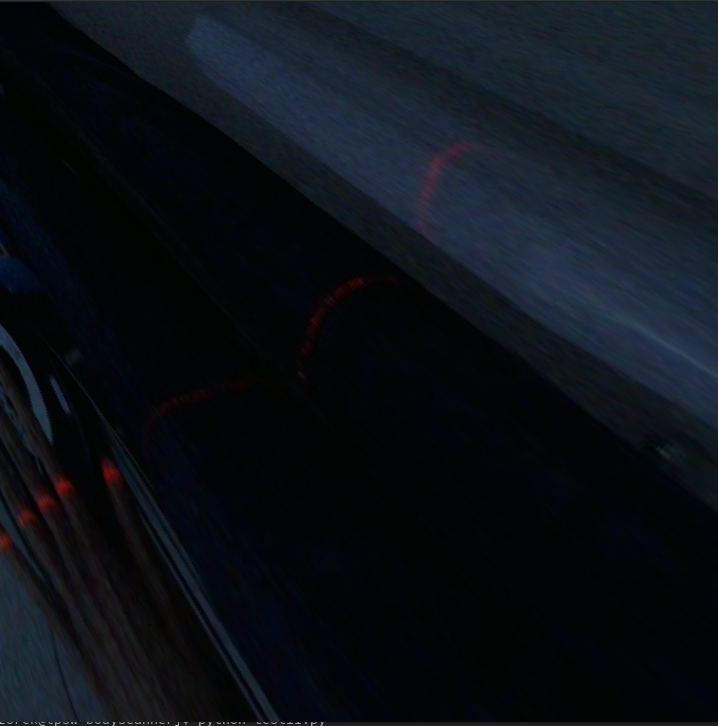
#> input picture dustbin/testlaser10.png, 718 x 726 px
$ python test12.py
#> lines starting #> are read from the running program, lines starting #| are printed output that depends on the picture
from __future__ import print_function

import time, numpy, sys
from Camera import Camera
import cv2
import cv2.cv as cv
import serial

img = cv2.imread("testlaser10.png", 1)
#> img is the input picture: shape (726, 718, 3); mean B, G, R 23.1, 16.6, 12.4

B, G, R = cv2.split(img)
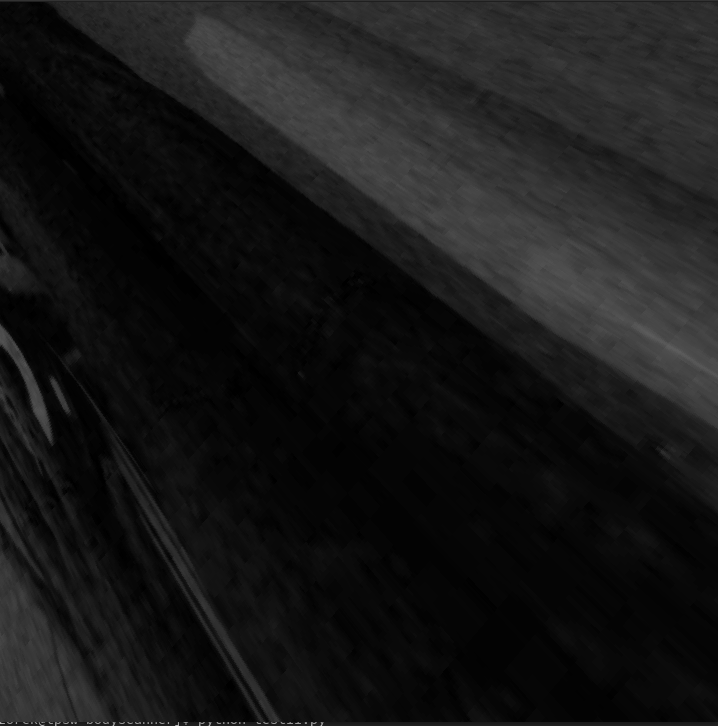
#> B: shape (726, 718); min 0, max 184, mean 23.1
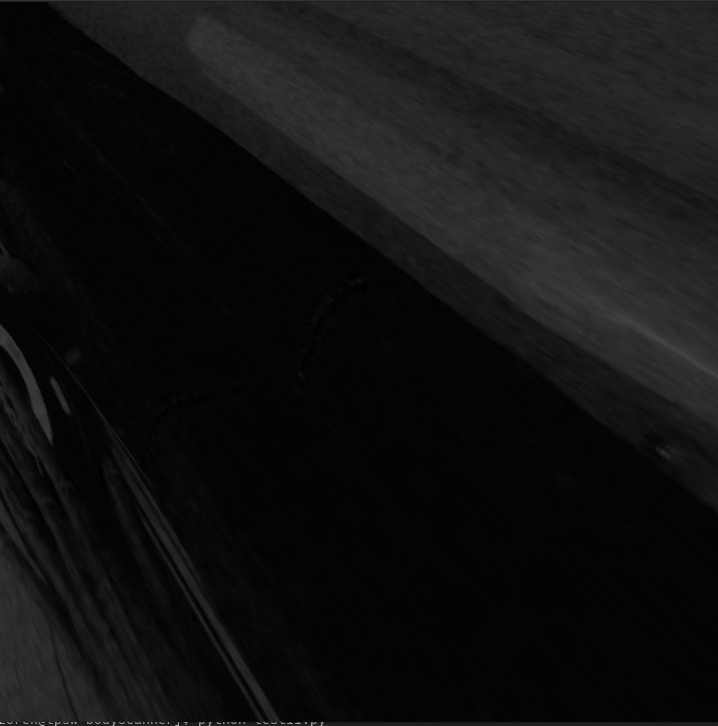
#> G: shape (726, 718); min 0, max 185, mean 16.6

cv2.imshow("Mask", R-B)
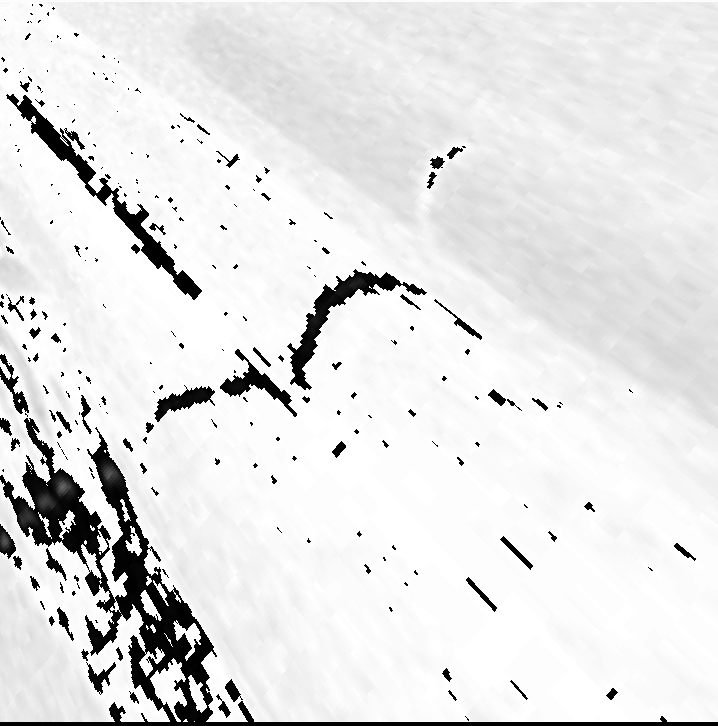
#> window 'Mask': shape (726, 718); min 0, max 255, mean 227.9
cv2.waitKey(0)

$ run again, with dustbin/testlaser11.png copied over dustbin/testlaser10.png
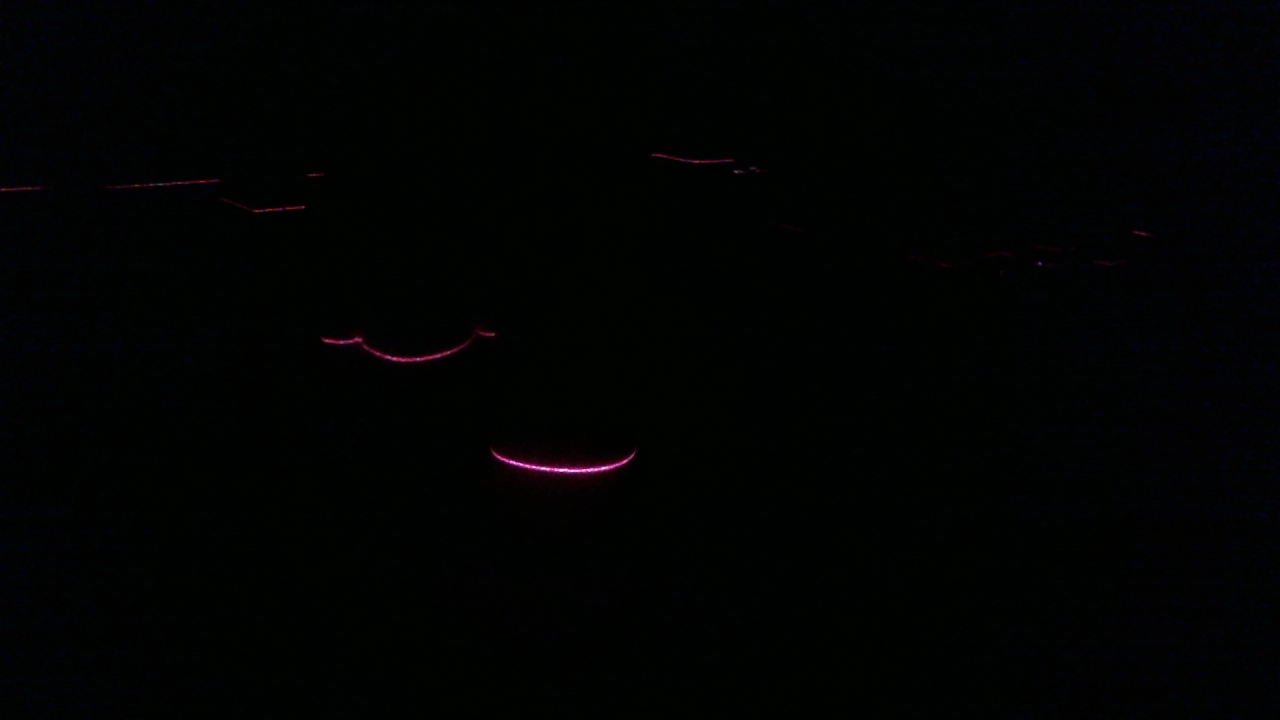
#> input picture dustbin/testlaser11.png, 1280 x 720 px
#> img is the input picture: shape (720, 1280, 3); mean B, G, R 1.7, 2.4, 1
#> `cv2.imshow("Mask", R-B)`:
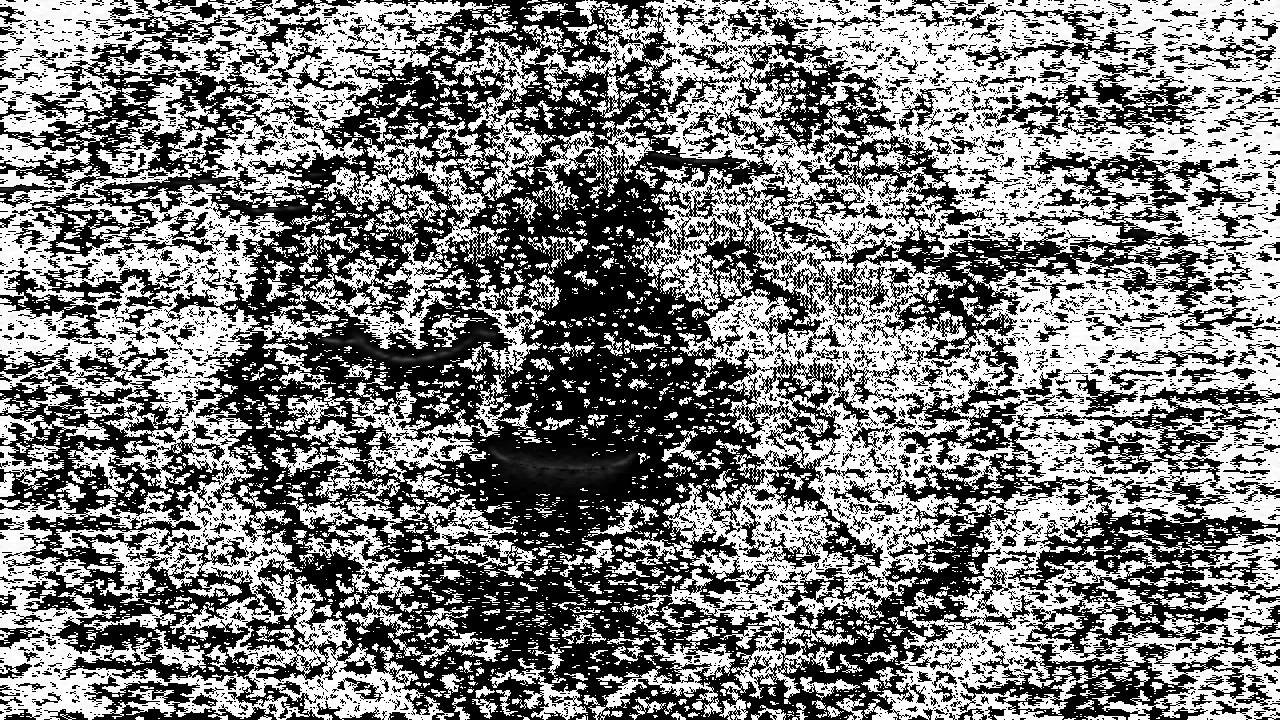
#> window 'Mask': shape (720, 1280); min 0, max 255, mean 126

$ run again, with dustbin/testlaser2.png copied over dustbin/testlaser10.png
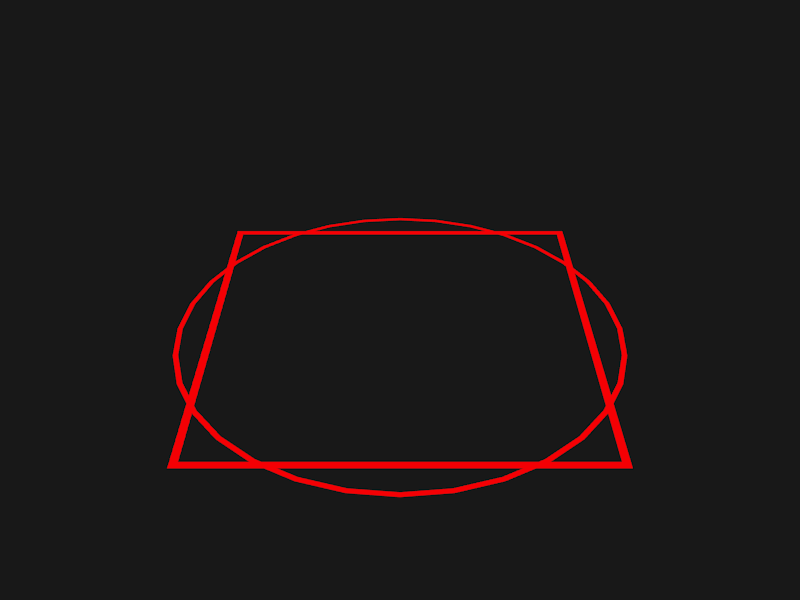
#> input picture dustbin/testlaser2.png, 800 x 600 px
#> img is the input picture: shape (600, 800, 3); mean B, G, R 23.5, 23.4, 29.6
#> `B, G, R = cv2.split(img)`:
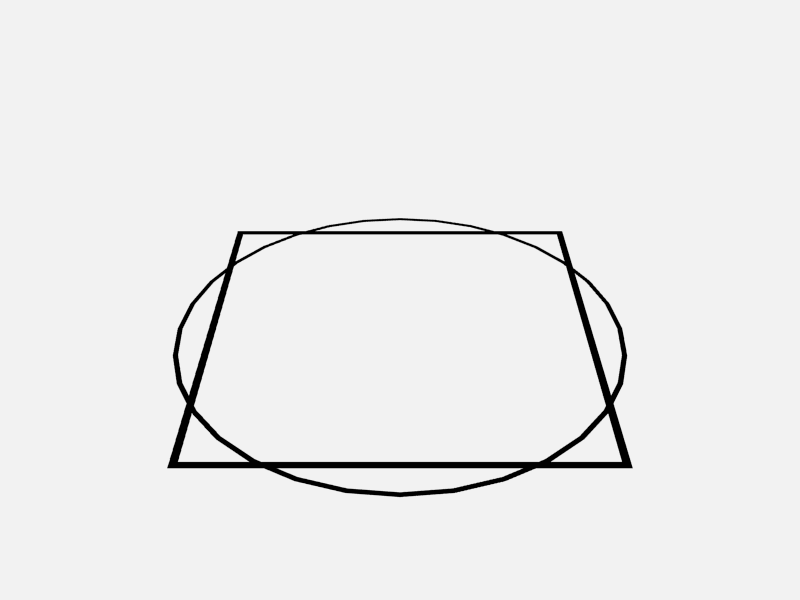
#> B: shape (600, 800); min 4, max 25, mean 23.5; drawn with min black and max white
#> `cv2.imshow("Mask", R-B)`:
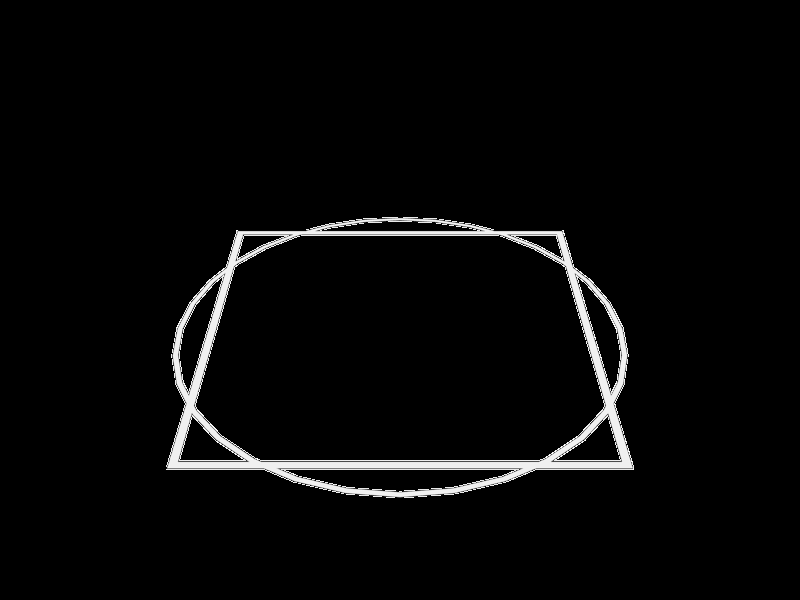
#> window 'Mask': shape (600, 800); min 0, max 255, mean 8.1

$ run again, with dustbin/testlaser3.png copied over dustbin/testlaser10.png
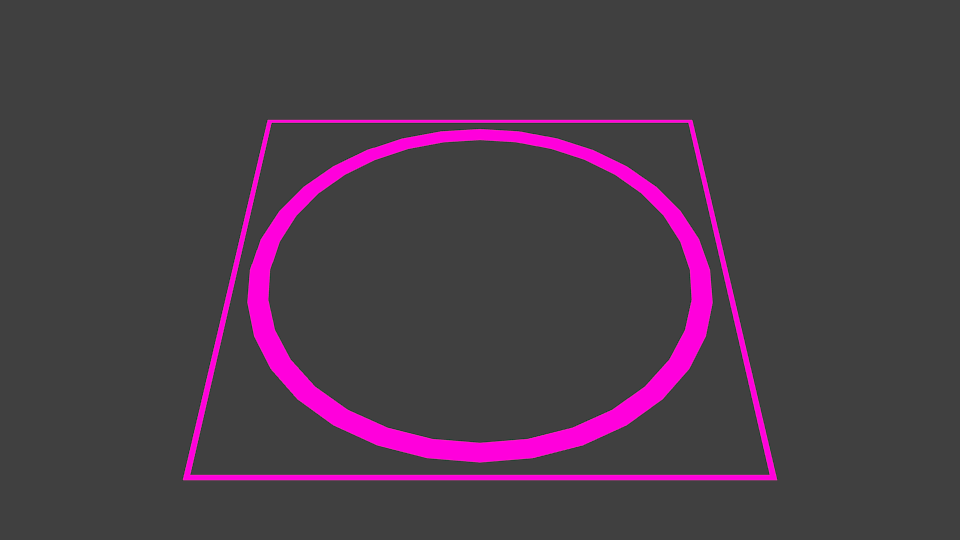
#> input picture dustbin/testlaser3.png, 960 x 540 px
#> img is the input picture: shape (540, 960, 3); mean B, G, R 72.6, 60.7, 74.7
#> `B, G, R = cv2.split(img)`:
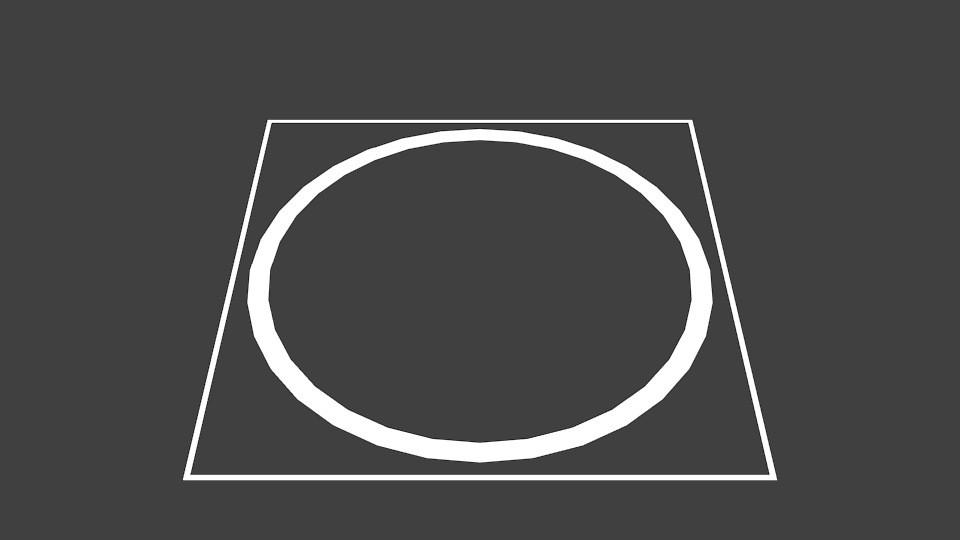
#> R: shape (540, 960); min 0, max 255, mean 74.7
#> `cv2.imshow("Mask", R-B)`:
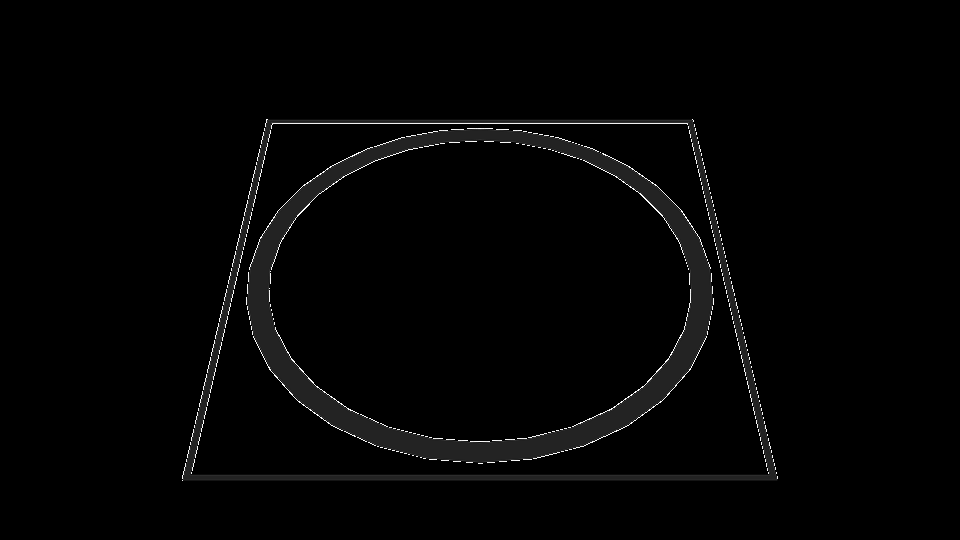
#> window 'Mask': shape (540, 960); min 0, max 255, mean 3.9
